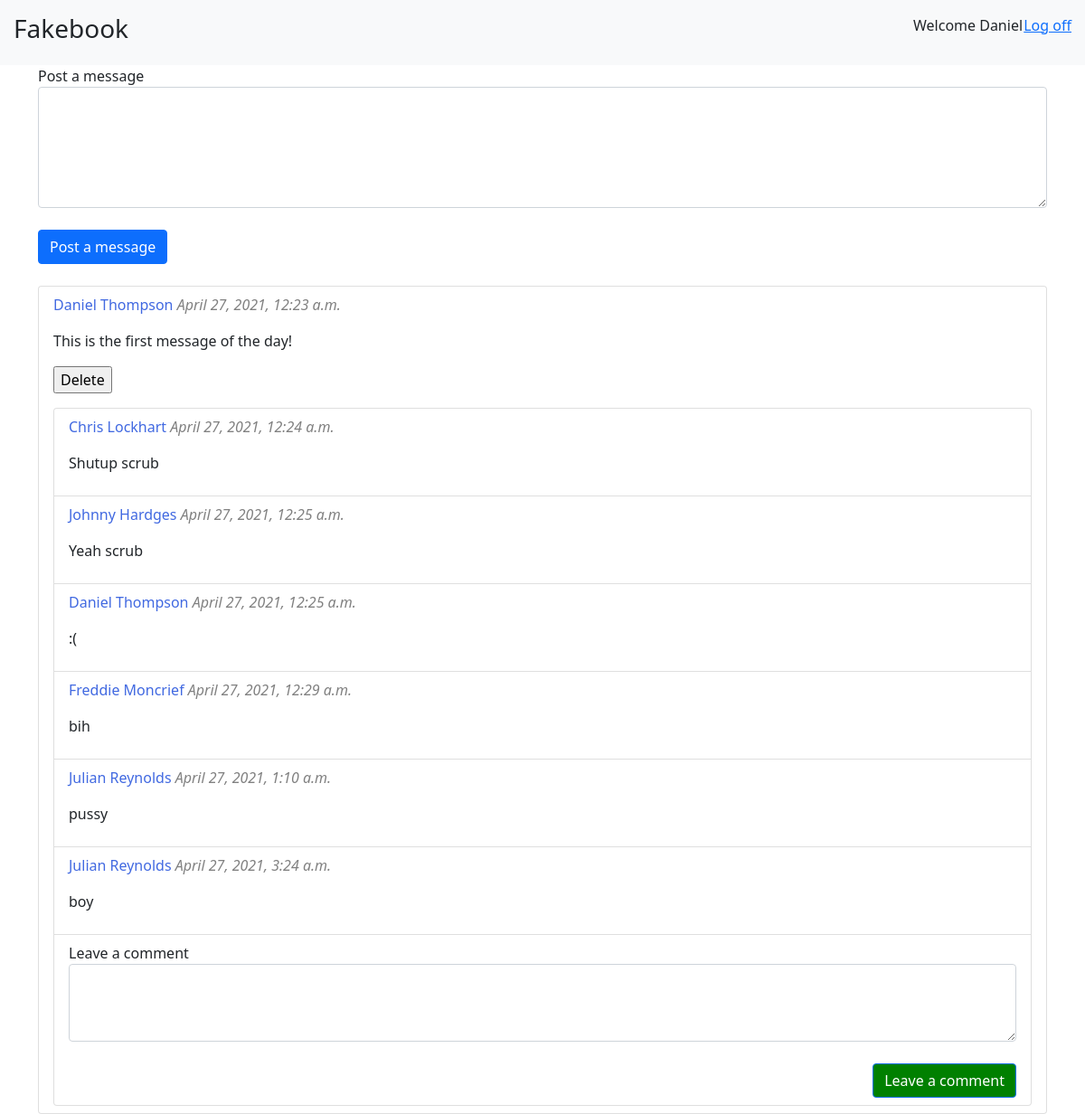
The page /wall/ (signed in) on the database its author committed.
### login_app/models.py (models this page shows)
class User(models.Model):
    first_name = models.CharField(max_length = 50)
    last_name = models.CharField(max_length = 50)
    bdate = models.DateTimeField(null = True)
    email = models.CharField(max_length = 50)
    password = models.CharField(max_length = 60)
    created_at = models.DateTimeField(auto_now_add = True)
    updated_at = models.DateTimeField(auto_now = True)
    objects = UserManager()

### wall_app/models.py (models this page shows)
class Message(models.Model):
    content = models.TextField()
    user = models.ForeignKey(User, related_name = "messages", on_delete = models.CASCADE)
    created_at = models.DateTimeField(auto_now_add = True)
    updated_at = models.DateTimeField(auto_now = True)
    objects = ContentManager()

class Comment(models.Model):
    content = models.TextField()
    user = models.ForeignKey(User, related_name = "comments", on_delete = models.CASCADE)
    message = models.ForeignKey(Message, related_name = "comments", on_delete = models.CASCADE)
    created_at = models.DateTimeField(auto_now_add = True)
    updated_at = models.DateTimeField(auto_now = True)
    objects = ContentManager()

### wall_app/views.py (the view)
# urls.py: path('wall/', include("wall_app.urls")),
def wall(request):
    if 'userid' not in request.session:
        return redirect('/')
    user = User.objects.get(id=request.session['userid'])
    messages = Message.objects.all()
    comments = Comment.objects.all()
    context = {
        'user': user,
        'messages' : messages,
        'comments' : comments,
        }
    return render(request, "wall.html", context)

### wall_app/templates/wall.html (shortened to what this page needs)
<!DOCTYPE html>
<html lang="en">
<head>
    <link href="https://cdn.jsdelivr.net/npm/bootstrap@5.0.0-beta3/dist/css/bootstrap.min.css" rel="stylesheet">
    {% load static %}
</head>
<body>
    <nav class="navbar  navbar-light bg-light" style="padding: 15px;">
        <h3>Fakebook</h3>
        <div style="display: flex; width: 175px; justify-content: space-between;">
            <p>Welcome {{user.first_name}}</p>
            <a href="/logout">Log off</a>
        </div>
    </nav>
    <div class="container">
        <form action="wall/post_message" method="POST">
            <div class="form-row">
                <label>Post a message</label><br>
                <textarea name="message" class="form-control" rows="5"></textarea>
            </div><br>
            <button class="btn btn-primary">Post a message</button>
        </form><br>
        <ul class="list-group" id="whatever">
            {% for message in messages %}
            <li class="list-group-item">
                <p style="color: royalblue;">{{message.user.first_name}} {{message.user.last_name}} <span style="color: gray; font-style: italic;">{{message.created_at}}</span></p>
                <p>{{message.content}}
                    {% if message.user.id == request.session.userid %}
                    <form action="wall/destroy_message" method="POST">
                        <input type="submit" value="Delete">
                    </form>
                    {% endif %}
                </p>
                <ul class="list-group">
                    {% for comment in comments %}
                    {% if comment.message.id == message.id %}
                    <li class="list-group-item">
                        <p style="color: royalblue;">{{comment.user.first_name}} {{comment.user.last_name}} <span style="color: gray; font-style: italic;">{{comment.created_at}}</span></p>
                        <p>{{comment.content}}</p>
                    </li>
                    {% endif %}
                    {% endfor %}
                    <li class="list-group-item">
                        <form action="wall/post_comment" method="POST" class="comment-form">
                            <div class="form-row">
                                <label>Leave a comment</label><br>
                                <textarea name="message" class="form-control" rows="3"></textarea>
                            </div><br>
                            <button class="btn btn-primary" style="background-color: green; display: block; margin-left: auto;">Leave a comment</button>
                        </form>
                    </li>
                </ul>
            </li>
            {% endfor %}
        </ul>
    </div>
</body>
</html>

### rows shown on the page
User: first_name "Daniel"
Message: user.first_name "Daniel", user.last_name "Thompson", created_at "April 27, 2021, 12:23 a.m.", content "This is the first message of the day!"
Comment: user.first_name "Chris", user.last_name "Lockhart", created_at "April 27, 2021, 12:24 a.m.", content "Shutup scrub"
Comment: user.first_name "Johnny", user.last_name "Hardges", created_at "April 27, 2021, 12:25 a.m.", content "Yeah scrub"
Comment: user.first_name "Daniel", user.last_name "Thompson", created_at "April 27, 2021, 12:25 a.m.", content ":("
Comment: user.first_name "Freddie", user.last_name "Moncrief", created_at "April 27, 2021, 12:29 a.m.", content "bih"
Comment: user.first_name "Julian", user.last_name "Reynolds", created_at "April 27, 2021, 1:10 a.m.", content "pussy"
Comment: user.first_name "Julian", user.last_name "Reynolds", created_at "April 27, 2021, 3:24 a.m.", content "boy"
